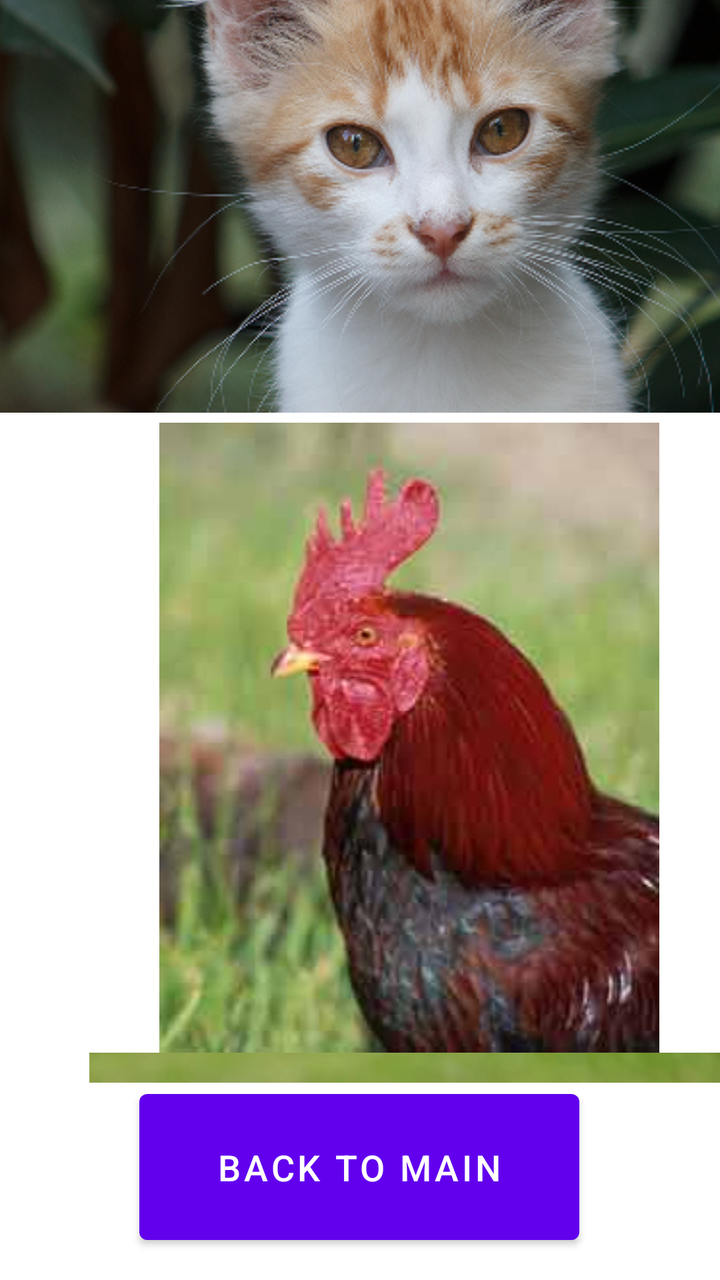
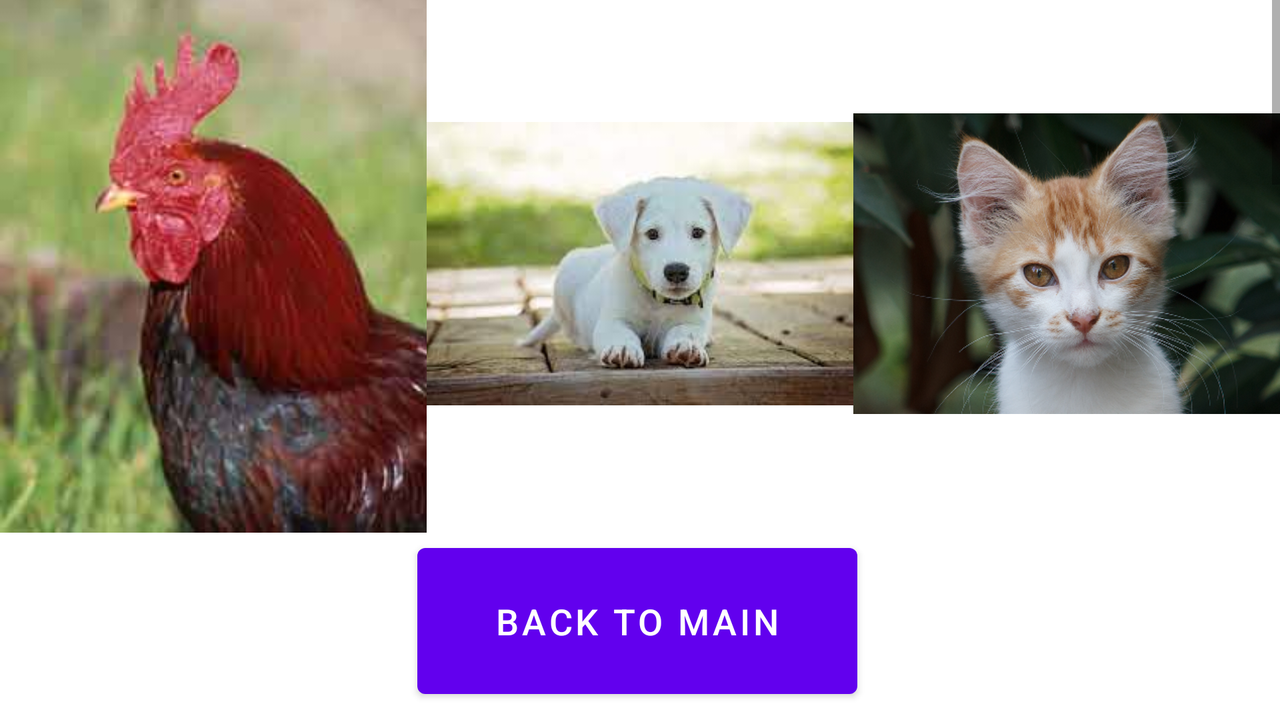

An Android layout and its configuration variant, each rendered on a device that would load it. The default file and the variant file are quoted in full after the pictures.
<!-- AndroidManifest.xml: application theme Theme.ImilVET -->
<!-- res/layout/activity_galeria.xml -->
<?xml version="1.0" encoding="utf-8"?>
<androidx.constraintlayout.widget.ConstraintLayout xmlns:android="http://schemas.android.com/apk/res/android"
    xmlns:app="http://schemas.android.com/apk/res-auto"
    xmlns:tools="http://schemas.android.com/tools"
    android:layout_width="match_parent"
    android:layout_height="match_parent"
    tools:context=".Gallery">

    <Button
        android:id="@+id/btnBackToMain"
        android:layout_width="220dp"
        android:layout_height="85dp"
        android:onClick="goToMain"
        android:text="@string/btnBackToMain"
        android:textSize="18sp"
        app:layout_constraintBottom_toBottomOf="parent"
        app:layout_constraintEnd_toEndOf="parent"
        app:layout_constraintHorizontal_bias="0.497"
        app:layout_constraintStart_toStartOf="parent"
        app:layout_constraintTop_toTopOf="parent"
        app:layout_constraintVertical_bias="0.975" />

    <ScrollView
        android:id="@+id/scrollViewGallery"
        android:layout_width="409dp"
        android:layout_height="628dp"
        android:contentDescription="@string/scrollViewGallery"
        app:layout_constraintBottom_toTopOf="@+id/btnBackToMain"
        app:layout_constraintEnd_toEndOf="parent"
        app:layout_constraintHorizontal_bias="0.0"
        app:layout_constraintStart_toStartOf="parent"
        app:layout_constraintTop_toTopOf="parent"
        app:layout_constraintVertical_bias="1.0">

        <LinearLayout
            android:layout_width="match_parent"
            android:layout_height="wrap_content"
            android:orientation="vertical" >

            <ImageView
                android:id="@+id/imageView2"
                android:layout_width="match_parent"
                android:layout_height="wrap_content"
                android:contentDescription="@string/imageText"
                android:src="@drawable/cat" />

            <ImageView
                android:id="@+id/imageView3"
                android:layout_width="match_parent"
                android:layout_height="wrap_content"
                android:contentDescription="@string/imageText"
                android:src="@drawable/cock" />

            <ImageView
                android:id="@+id/imageView4"
                android:layout_width="match_parent"
                android:layout_height="wrap_content"
                android:contentDescription="@string/imageText"
                android:src="@drawable/dog" />

            <ImageView
                android:id="@+id/imageView5"
                android:layout_width="match_parent"
                android:layout_height="wrap_content"
                android:contentDescription="@string/imageText"
                android:src="@drawable/goat" />

            <ImageView
                android:id="@+id/imageView6"
                android:layout_width="match_parent"
                android:layout_height="wrap_content"
                android:contentDescription="@string/imageText"
                android:src="@drawable/horse" />

            <ImageView
                android:id="@+id/imageView7"
                android:layout_width="match_parent"
                android:layout_height="wrap_content"
                android:contentDescription="@string/imageText"
                android:src="@drawable/pig" />

            <ImageView
                android:id="@+id/imageView8"
                android:layout_width="match_parent"
                android:layout_height="wrap_content"
                android:contentDescription="@string/imageText"
                android:src="@drawable/puppy" />

        </LinearLayout>
    </ScrollView>

</androidx.constraintlayout.widget.ConstraintLayout>
<!-- resources referenced by this layout -->
<resources>
  <!-- drawable cat: png bitmap (drawable, 318290 bytes) -->
  <!-- drawable cock: png bitmap (drawable, 105273 bytes) -->
  <!-- drawable dog: png bitmap (drawable, 111780 bytes) -->
  <!-- drawable goat: png bitmap (drawable, 275861 bytes) -->
  <!-- drawable horse: png bitmap (drawable, 80421 bytes) -->
  <!-- drawable pig: png bitmap (drawable, 158318 bytes) -->
  <!-- drawable puppy: png bitmap (drawable, 73816 bytes) -->
  <string name="btnBackToMain">Back to main</string>
  <string name="imageText">Image of a pet</string>
  <string name="scrollViewGallery">Display of gallery images</string>
  <style name="Theme.ImilVET" parent="Theme.MaterialComponents.DayNight.DarkActionBar">
          
          <item name="colorPrimary">@color/purple_500</item>
          <item name="colorPrimaryVariant">@color/purple_700</item>
          <item name="colorOnPrimary">@color/white</item>
          
          <item name="colorSecondary">@color/teal_200</item>
          <item name="colorSecondaryVariant">@color/teal_700</item>
          <item name="colorOnSecondary">@color/black</item>
          
          <item name="android:statusBarColor" tools:targetApi="l">?attr/colorPrimaryVariant</item>
          
  
          
          <item name="windowActionBar">false</item>
          <item name="windowNoTitle">true</item>
      </style>
</resources>
<!-- res/layout-land/activity_galeria.xml (the repository's variant of the layout above) -->
<!-- drawn on the phone turned sideways -->
<?xml version="1.0" encoding="utf-8"?>
<androidx.constraintlayout.widget.ConstraintLayout xmlns:android="http://schemas.android.com/apk/res/android"
    xmlns:app="http://schemas.android.com/apk/res-auto"
    xmlns:tools="http://schemas.android.com/tools"
    android:layout_width="match_parent"
    android:layout_height="match_parent"
    tools:context=".Gallery">

    <ScrollView
        android:id="@+id/scrollViewGaleria"
        android:layout_width="match_parent"
        android:layout_height="320dp"
        android:contentDescription="@string/scrollViewGallery"
        app:layout_constraintBottom_toTopOf="@+id/btnBackToMain"
        app:layout_constraintEnd_toEndOf="parent"
        app:layout_constraintStart_toStartOf="parent"
        app:layout_constraintTop_toTopOf="parent">

        <LinearLayout
            android:layout_width="match_parent"
            android:layout_height="wrap_content"
            android:orientation="vertical">

            <LinearLayout
                android:layout_width="match_parent"
                android:layout_height="wrap_content"
                android:orientation="horizontal">

                <ImageView
                    android:id="@+id/imageView3"
                    android:layout_width="match_parent"
                    android:layout_height="match_parent"
                    android:layout_weight="33"
                    android:contentDescription="@string/imageText"
                    android:src="@drawable/cock" />

                <ImageView
                    android:id="@+id/imageView8"
                    android:layout_width="match_parent"
                    android:layout_height="match_parent"
                    android:layout_weight="33"
                    android:contentDescription="@string/imageText"
                    android:src="@drawable/puppy" />

                <ImageView
                    android:id="@+id/imageView2"
                    android:layout_width="match_parent"
                    android:layout_height="match_parent"
                    android:layout_weight="33"
                    android:contentDescription="@string/imageText"
                    android:src="@drawable/cat" />
            </LinearLayout>

            <LinearLayout
                android:layout_width="match_parent"
                android:layout_height="match_parent"
                android:orientation="horizontal">

                <ImageView
                    android:id="@+id/imageView5"
                    android:layout_width="match_parent"
                    android:layout_height="match_parent"
                    android:layout_weight="33"
                    android:contentDescription="@string/imageText"
                    android:src="@drawable/goat" />

                <ImageView
                    android:id="@+id/imageView6"
                    android:layout_width="match_parent"
                    android:layout_height="match_parent"
                    android:layout_weight="33"
                    android:contentDescription="@string/imageText"
                    android:src="@drawable/horse" />

                <ImageView
                    android:id="@+id/imageView7"
                    android:layout_width="match_parent"
                    android:layout_height="match_parent"
                    android:layout_weight="33"
                    android:contentDescription="@string/imageText"
                    android:src="@drawable/pig" />
            </LinearLayout>

            <LinearLayout
                android:layout_width="match_parent"
                android:layout_height="match_parent"
                android:orientation="horizontal">

                <ImageView
                    android:id="@+id/imageView4"
                    android:layout_width="0dp"
                    android:layout_height="match_parent"
                    android:layout_weight="33"
                    android:contentDescription="@string/imageText"
                    android:src="@drawable/dog" />
            </LinearLayout>

        </LinearLayout>
    </ScrollView>

    <Button
        android:id="@+id/btnBackToMain"
        android:layout_width="220dp"
        android:layout_height="85dp"
        android:onClick="goToMain"
        android:text="@string/btnBackToMain"
        android:textSize="18sp"
        app:layout_constraintBottom_toBottomOf="parent"
        app:layout_constraintEnd_toEndOf="parent"
        app:layout_constraintHorizontal_bias="0.497"
        app:layout_constraintStart_toStartOf="parent"
        app:layout_constraintTop_toTopOf="parent"
        app:layout_constraintVertical_bias="0.975" />

</androidx.constraintlayout.widget.ConstraintLayout>
